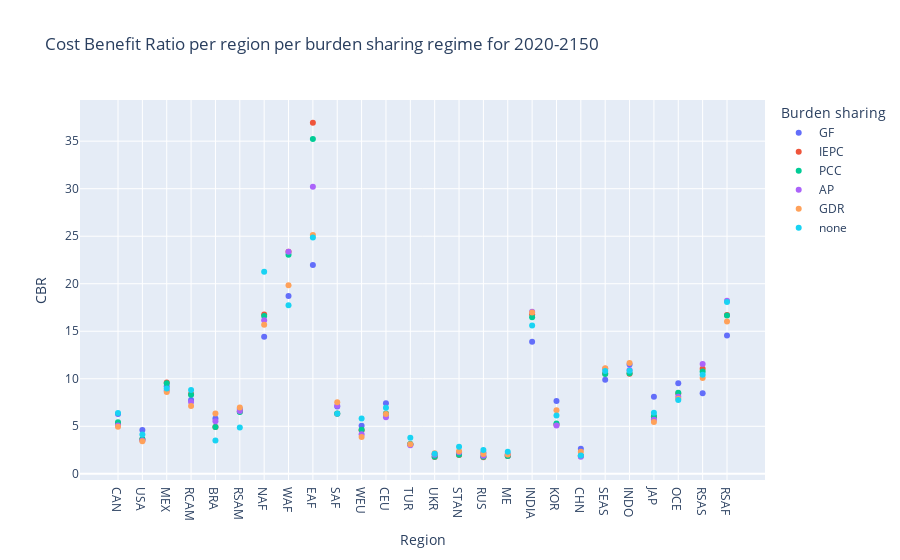

Notebook source saved alongside this figure:
### Code cell
#CBR 
CBRs_plot_2150 = px.scatter(CBRs_2150, 
                       x= 'Region',
                       y= 'CBR', 
                       color = 'Burden sharing',
                       title = 'Cost Benefit Ratio per region per burden sharing regime for 2020-2150',
                      labels = { "variable": "Burden Sharing Regime"})

CBRs_plot_2150.update_xaxes(
   title = "Region"
)

CBRs_plot_2150.update_yaxes(
   title = "CBR"
)

CBRs_plot_2150

### Figure 1 — Plotly figure (JSON) as saved in the notebook; plotly's stock layout.template omitted (floating-point values rounded to 4 significant figures)
{"data": [{"hovertemplate": "Burden sharing=GF<br>Region=%{x}<br>CBR=%{y}<extra></extra>", "legendgroup": "GF", "marker": {"color": "#636efa", "symbol": "circle"}, "mode": "markers", "name": "GF", "orientation": "v", "showlegend": true, "type": "scatter", "x": ["CAN", "USA", "MEX", "RCAM", "BRA", "RSAM", "NAF", "WAF", "EAF", "SAF", "WEU", "CEU", "TUR", "UKR", "STAN", "RUS", "ME", "INDIA", "KOR", "CHN", "SEAS", "INDO", "JAP", "OCE", "RSAS", "RSAF"], "xaxis": "x", "y": [6.292, 4.606, 9.204, 7.766, 5.829, 6.826, 14.41, 18.71, 21.98, 7.071, 5.049, 7.412, 3.087, 2.052, 2.178, 2.215, 1.89, 13.9, 7.654, 2.644, 9.904, 11.5, 8.098, 9.517, 8.464, 14.56], "yaxis": "y"}, {"hovertemplate": "Burden sharing=IEPC<br>Region=%{x}<br>CBR=%{y}<extra></extra>", "legendgroup": "IEPC", "marker": {"color": "#EF553B", "symbol": "circle"}, "mode": "markers", "name": "IEPC", "orientation": "v", "showlegend": true, "type": "scatter", "x": ["CAN", "USA", "MEX", "RCAM", "BRA", "RSAM", "NAF", "WAF", "EAF", "SAF", "WEU", "CEU", "TUR", "UKR", "STAN", "RUS", "ME", "INDIA", "KOR", "CHN", "SEAS", "INDO", "JAP", "OCE", "RSAS", "RSAF"], "xaxis": "x", "y": [5.328, 3.598, 9.6, 8.385, 4.937, 6.547, 16.76, 23.36, 36.94, 6.307, 4.596, 6.299, 3.116, 1.778, 1.986, 1.742, 1.865, 16.79, 5.149, 1.871, 10.56, 10.54, 5.967, 8.448, 11.05, 16.7], "yaxis": "y"}, {"hovertemplate": "Burden sharing=PCC<br>Region=%{x}<br>CBR=%{y}<extra></extra>", "legendgroup": "PCC", "marker": {"color": "#00cc96", "symbol": "circle"}, "mode": "markers", "name": "PCC", "orientation": "v", "showlegend": true, "type": "scatter", "x": ["CAN", "USA", "MEX", "RCAM", "BRA", "RSAM", "NAF", "WAF", "EAF", "SAF", "WEU", "CEU", "TUR", "UKR", "STAN", "RUS", "ME", "INDIA", "KOR", "CHN", "SEAS", "INDO", "JAP", "OCE", "RSAS", "RSAF"], "xaxis": "x", "y": [5.433, 3.674, 9.533, 8.307, 4.924, 6.513, 16.59, 23.06, 35.24, 6.357, 4.63, 6.333, 3.129, 1.799, 2.017, 1.791, 1.88, 16.47, 5.297, 1.905, 10.51, 10.58, 6.044, 8.532, 10.75, 16.65], "yaxis": "y"}, {"hovertemplate": "Burden sharing=AP<br>Region=%{x}<br>CBR=%{y}<extra></extra>", "legendgroup": "AP", "marker": {"color": "#ab63fa", "symbol": "circle"}, "mode": "markers", "name": "AP", "orientation": "v", "showlegend": true, "type": "scatter", "x": ["CAN", "USA", "MEX", "RCAM", "BRA", "RSAM", "NAF", "WAF", "EAF", "SAF", "WEU", "CEU", "TUR", "UKR", "STAN", "RUS", "ME", "INDIA", "KOR", "CHN", "SEAS", "INDO", "JAP", "OCE", "RSAS", "RSAF"], "xaxis": "x", "y": [5.074, 3.506, 8.76, 7.564, 5.54, 6.621, 16.16, 23.36, 30.2, 7.148, 4.172, 5.95, 3.014, 2.01, 2.257, 1.898, 2.057, 17.04, 5.083, 1.805, 11.07, 10.92, 5.677, 8.096, 11.56, 18.2], "yaxis": "y"}, {"hovertemplate": "Burden sharing=GDR<br>Region=%{x}<br>CBR=%{y}<extra></extra>", "legendgroup": "GDR", "marker": {"color": "#FFA15A", "symbol": "circle"}, "mode": "markers", "name": "GDR", "orientation": "v", "showlegend": true, "type": "scatter", "x": ["CAN", "USA", "MEX", "RCAM", "BRA", "RSAM", "NAF", "WAF", "EAF", "SAF", "WEU", "CEU", "TUR", "UKR", "STAN", "RUS", "ME", "INDIA", "KOR", "CHN", "SEAS", "INDO", "JAP", "OCE", "RSAS", "RSAF"], "xaxis": "x", "y": [4.96, 3.419, 8.605, 7.145, 6.337, 6.965, 15.69, 19.83, 25.12, 7.531, 3.863, 6.304, 3.099, 2.159, 2.367, 2.086, 2.037, 16.97, 6.675, 2.318, 11.11, 11.65, 5.456, 7.885, 10.08, 16.03], "yaxis": "y"}, {"hovertemplate": "Burden sharing=none<br>Region=%{x}<br>CBR=%{y}<extra></extra>", "legendgroup": "none", "marker": {"color": "#19d3f3", "symbol": "circle"}, "mode": "markers", "name": "none", "orientation": "v", "showlegend": true, "type": "scatter", "x": ["CAN", "USA", "MEX", "RCAM", "BRA", "RSAM", "NAF", "WAF", "EAF", "SAF", "WEU", "CEU", "TUR", "UKR", "STAN", "RUS", "ME", "INDIA", "KOR", "CHN", "SEAS", "INDO", "JAP", "OCE", "RSAS", "RSAF"], "xaxis": "x", "y": [6.401, 4.131, 8.989, 8.824, 3.513, 4.879, 21.26, 17.73, 24.86, 6.315, 5.809, 6.939, 3.797, 2.1, 2.857, 2.496, 2.331, 15.61, 6.137, 1.927, 10.83, 10.84, 6.427, 7.779, 10.41, 18.08], "yaxis": "y"}], "layout": {"legend": {"title": {"text": "Burden sharing"}, "tracegroupgap": 0}, "title": {"text": "Cost Benefit Ratio per region per burden sharing regime for 2020-2150"}, "xaxis": {"anchor": "y", "domain": [0, 1], "title": {"text": "Region"}}, "yaxis": {"anchor": "x", "domain": [0, 1], "title": {"text": "CBR"}}}}
